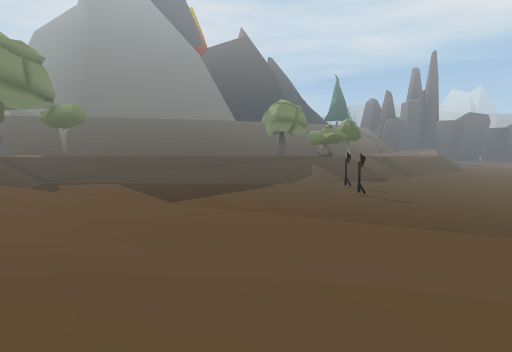
view 1 (above)

24 first-person views from a walk through a scene from a Unity 3-D project. The camera is 1.2 m above the floor, tilts 6° down and sees 80° across. The floor is counted in squares, 1 m on a side. Each view is taken from the middle of a square. On the plan, view 1 faces up. The plan holds only what a view shows up to about 13 squares ahead; the rest is blank. The place goes on beyond the plan. The player character is not drawn. Some animated figures are left out.

view 2
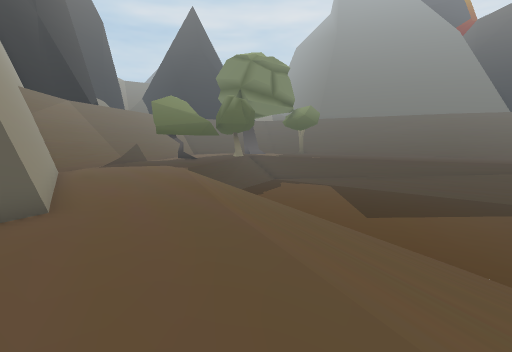

view 3
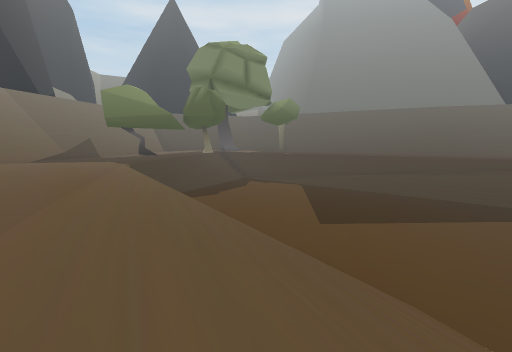

view 4
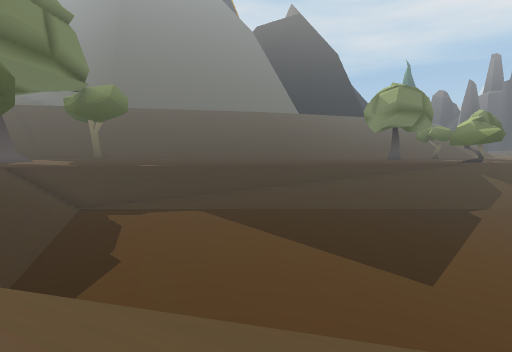

view 5
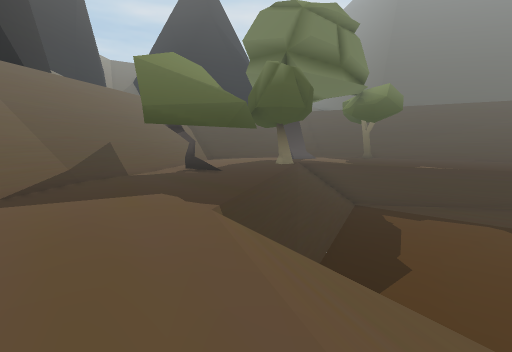

view 6
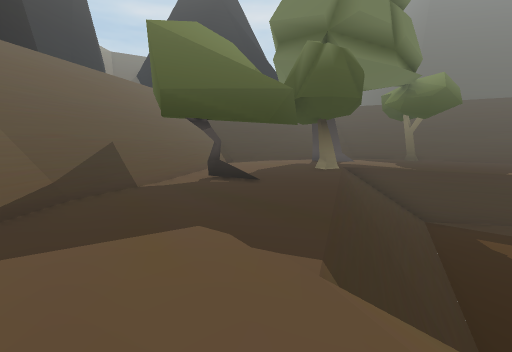

view 7
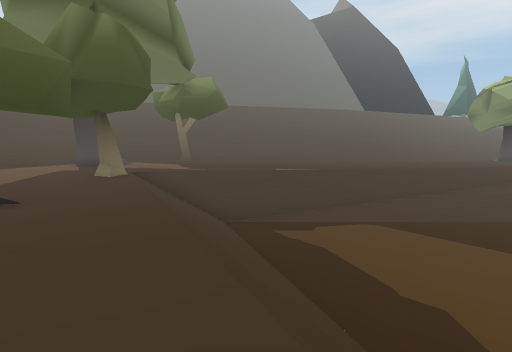

view 8
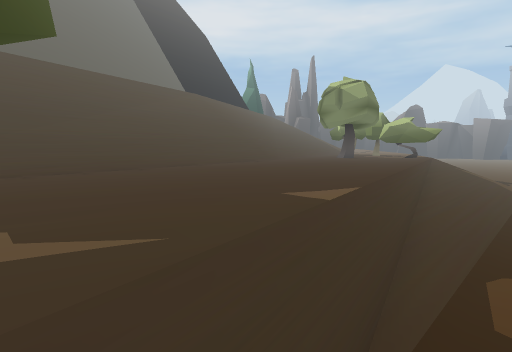

view 9
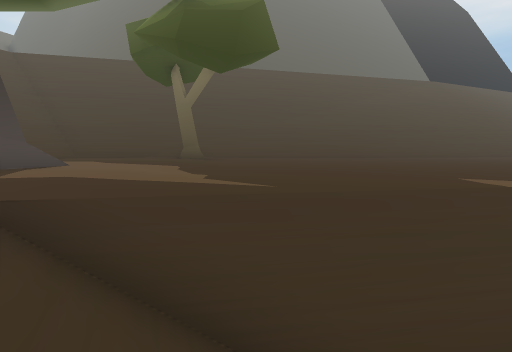

view 10
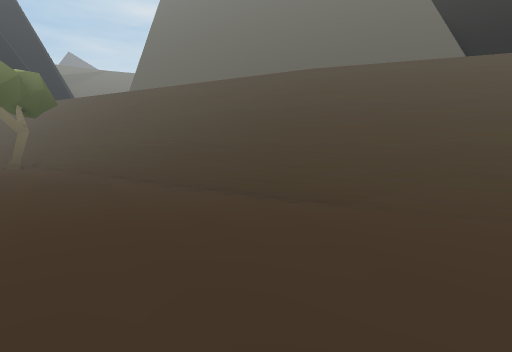

view 11
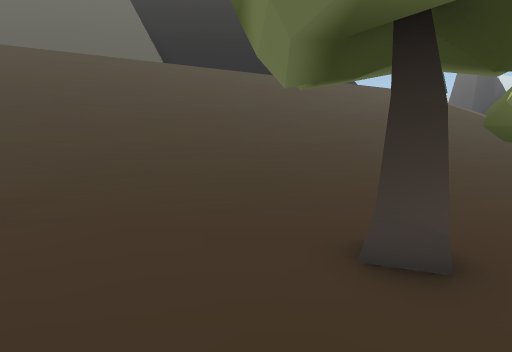

view 12
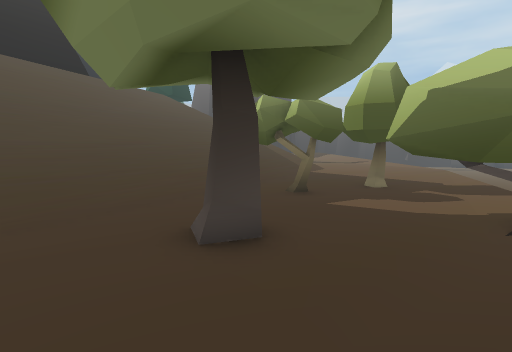

view 13
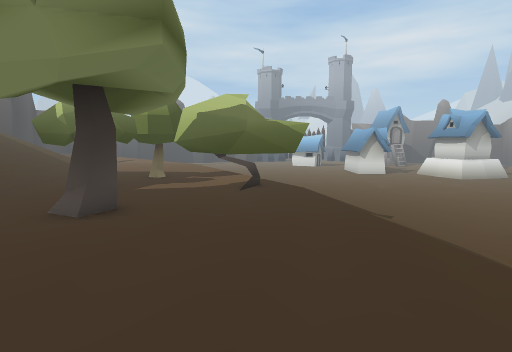

view 14
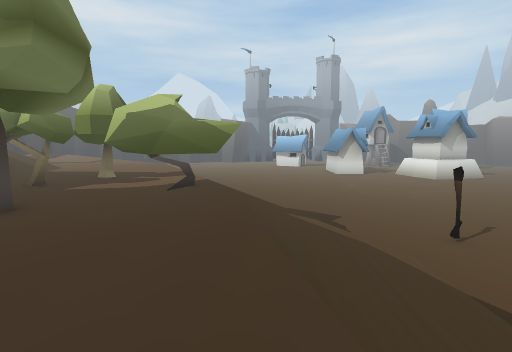

view 15
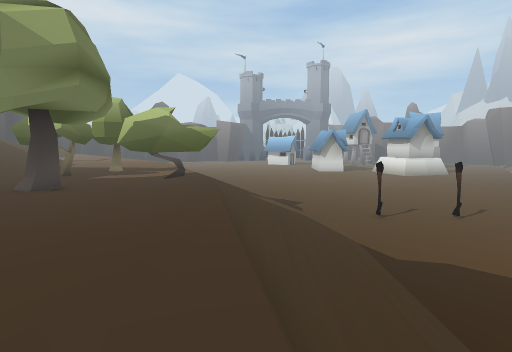

view 16
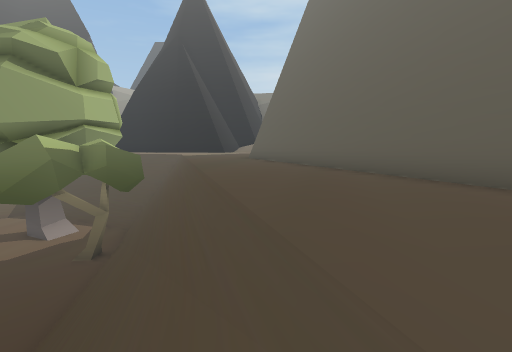

view 17
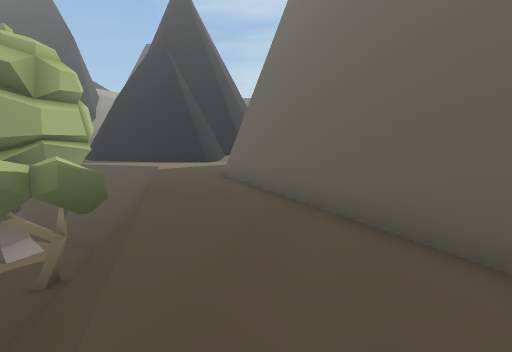

view 18
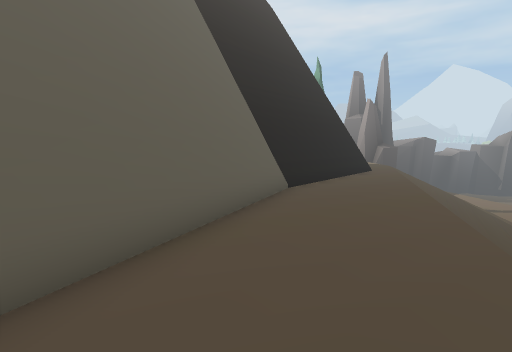

view 19
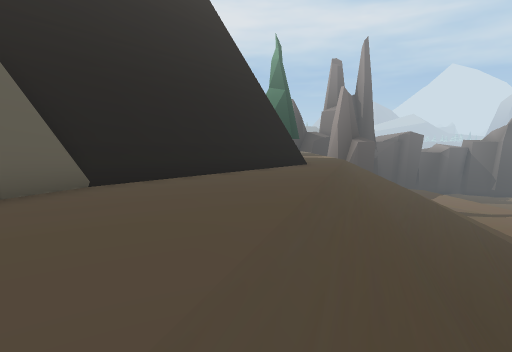

view 20
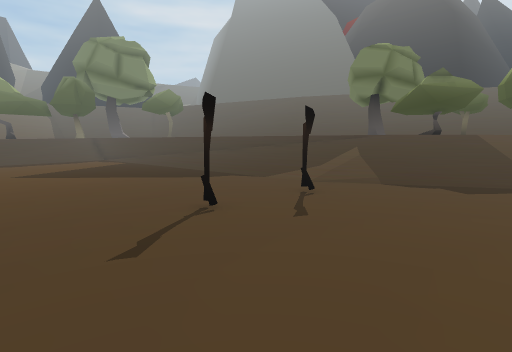

view 21
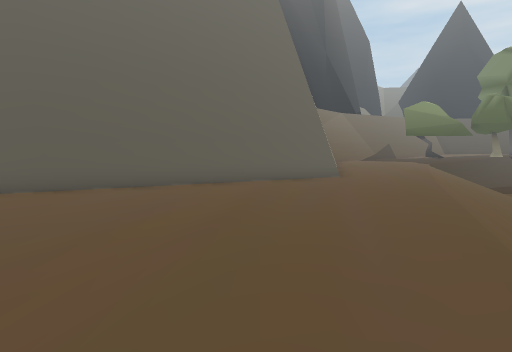

view 22
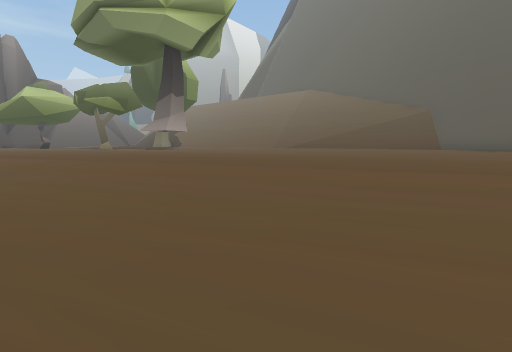

view 23
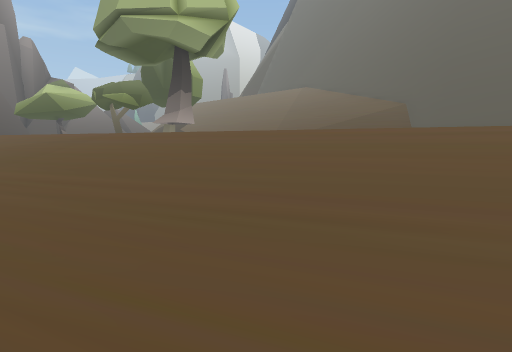

view 24
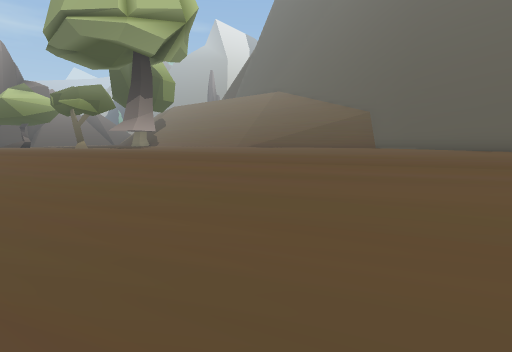

### Floor plan
Key: @ floor where view 1 was taken; # wall or solid block; . main floor; : floor 1.5 m higher than the main floor; + floor 1.75 m higher than the main floor; * floor 5 m higher than the main floor; % floor 5.25 m higher than the main floor; / step, stairs or slope; = window, fence, low wall or low ledge; v drop or lower ground; T tree.
Columns run from 21 left of view 1 to 10 right of it. Each row starts with its distance up from view 1.
 41                        ### %%
 40                  ########=%%//
 39                ####%%%%%%%//////
 38             ####=%%%%%%%////////
 37           ####%%%%%%%%//////////
 36        ####=%%%%%%%%////////////
 35      ####%%%%%%%%%//////////////
 34    ###=%%%%%%%%%////////////////
 33   ##%%%%%%%%%////////////////:::
 32  %%%%%%%%#==/////////////+TTT:::
 31  %%%%%*v#==///////////++++TTT:
 30  %%vvv##=/////////+++++++::TT#T
 29 vvv###=///////+++++++++TT::::T
 28 #####///+++++++++++++++++::T::::
 27 /==+T+++++++++++++++++++::TTT:::
 26 /+++++++++++++++++++++++::TTTT/
 25   ++++++++++++++++++++++++TTT//
 24  T#+++++++++++++++++++/////////
 23 TTT+++++++++++++==/////////////
 22 +++++++++++#==vv=/////////////..
 21 +++++++=vvv=////////////////....
 20 +++TT/v=........................
 19 ++++T///........................
 18  ++T+///........................
 17  +++T+///.......................
 16 =  +#+///.......................
 15 #:TT: ://.................#.....
 14 #=:T:::///......................
 13 ##/::::://......................
 12 ##=::::://=  ...................
 11  ##=::::::======v//............
 10   ##=::::::://////////.........
  9   ###=:::::::://///////   ....
  8     ##=:::::::::///////    ..
  7      ## :::::::::://///  ////
  6       ###:::::::::::/// //////
  5      ########=:::::::://///////
  4             ####::::::::////////
  3                ##::::::::://////
  2                 #::::::::::::///
  1                 ##:::::::::::::/
  0                  #:::@::::::::::
 -1                  ##:::::::::::::
 -2                   #:::::::::::::
 -3                   ##::::::::::::
 -4                    #:::::::::::
 -5                    ##:::::::
 -6                    ##=::::::

Where each view was taken, in squares from view 1:
view 1: 0 up, 0 right, facing up
view 2: 3 up, 1 right, facing up-left
view 3: 6 up, 1 right, facing up-left
view 4: 8 up, 7 left, facing up
view 5: 8 up, 8 left, facing up-left
view 6: 9 up, 11 left, facing up-left
view 7: 10 up, 13 left, facing up
view 8: 19 up, 16 left, facing up-right
view 9: 18 up, 15 left, facing up
view 10: 25 up, 0 right, facing up-left
view 11: 26 up, 1 right, facing up
view 12: 26 up, 0 right, facing up-right
view 13: 26 up, 3 left, facing right
view 14: 24 up, 3 left, facing right
view 15: 23 up, 6 left, facing right
view 16: 33 up, 6 left, facing left
view 17: 34 up, 7 left, facing left
view 18: 34 up, 9 left, facing up-right
view 19: 34 up, 4 left, facing up-right
view 20: 12 up, 10 right, facing up-left
view 21: 1 up, 6 right, facing left
view 22: 6 up, 6 right, facing down
view 23: 8 up, 6 right, facing down
view 24: 7 up, 4 right, facing down
